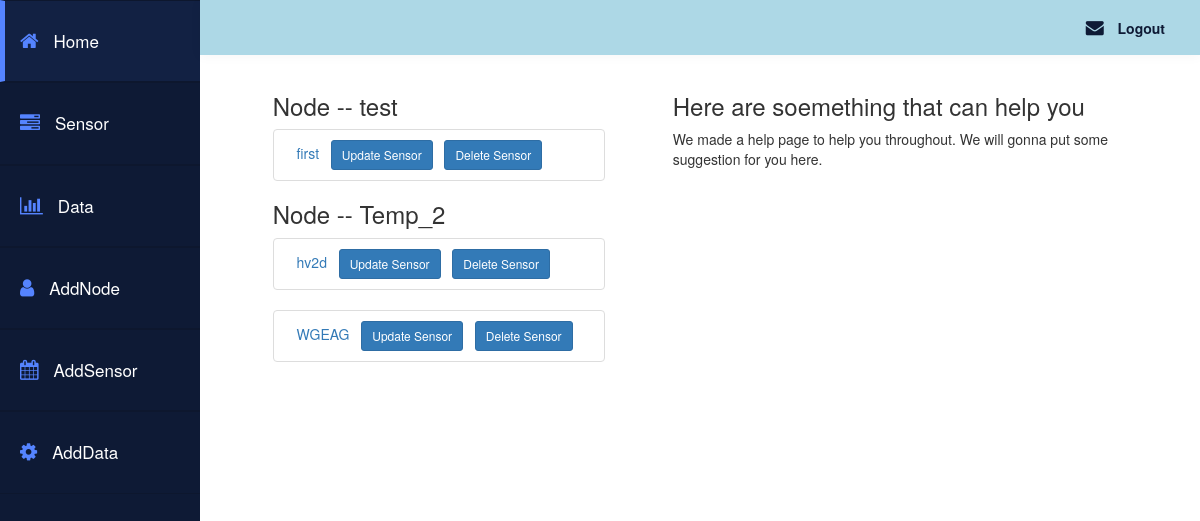
Before: /chain/sensors/ (signed in) with the older database file.
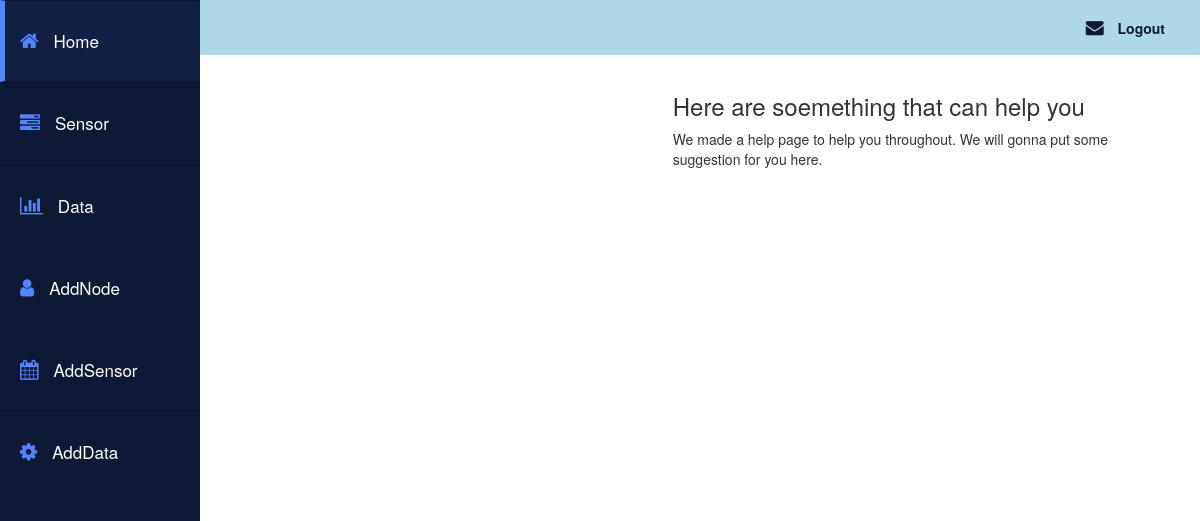
After: the same page with the newer database file.
### chain/models.py (models this page shows, shortened)
class Node(models.Model):
    gateway_name = models.ForeignKey(Gateway,on_delete = models.CASCADE)
    name = models.CharField(max_length = 40)
    image = models.CharField(max_length = 400 , default = "https://d3s5r33r268y59.cloudfront.net/97443/products/thumbs/2016-08-30T16:15:27.419Z-IMG-20160823-WA0018.jpg.855x570_q85_pad_rcrop.jpg")
    owner = models.ForeignKey(User,on_delete = models.CASCADE)
    description = models.CharField(max_length = 400, blank=True)
    doc = models.DateTimeField(blank=True, default=datetime.datetime.now)

class Sensor(models.Model):
    node_name = models.ForeignKey(Node,on_delete = models.CASCADE)
    name = models.CharField(max_length = 40)
    description = models.CharField(max_length = 400, blank=True)
    image = models.CharField(max_length = 400 , default = "https://upload.wikimedia.org/wikipedia/commons/0/09/CCD_Image_sensor.jpg")
    doc = models.DateTimeField(blank=True, default=datetime.datetime.now)

### chain/views.py (the view)
def sensors(request):
        mynodes = Node.objects.filter(owner=request.user)
        return render(request, 'chain/sensors.html' , { 'mynodes' : mynodes})

### chain/templates/chain/sensors.html (shortened to what this page needs)
{% extends "chain/base.html" %}
{% block body %}
<div class="" id="Left_Side">
{% if mynodes %}
      {% for nodes in  mynodes %}
          {% if nodes.sensor_set.all %}
            <h3> Node -- {{nodes.name}}</h3>
                {% for  node in nodes.sensor_set.all %}
                  <ul class="list-group">
                    <li class="list-group-item">
                      &nbsp       <a href ="{% url 'chain:data'  node.id %}"> {{node.name}}  </a>
                      &nbsp       <a href ="{% url 'chain:UpdateSensor'  node.id %}" class="btn btn-primary btn-sm" role="button"> Update Sensor </a>
                      &nbsp       <a href ="{% url 'chain:DeleteSensor'  node.id %}"  class="btn btn-primary btn-sm" role="button"> Delete Sensor </a>
                    </li>
                  </ul>
                {% endfor %}
          {%endif%}
      {% endfor %}
{% else %}
  <h3>
    You have not any node. <br> <br>
    <a href="{%url "chain:AddNode"%}">Click</a> Here to add a Node.
  </h3>
{% endif %}
</div>
{% endblock %}
{% block body_right %}
<div class="" id="Right_Side">
  <h3> Here are soemething that can help you </h3>
    <p>
        We made a help page to help you throughout.
        We will gonna put some suggestion for you here.
    </p>
</div>
{% endblock body_right %}

Changed rows visible on the page:
removed Node: name "test"
removed Sensor: name "first", shown under "test"
removed Node: name "Temp_2"
removed Sensor: name "hv2d", shown under "Temp_2"
removed Sensor: name "WGEAG", shown under "Temp_2"
